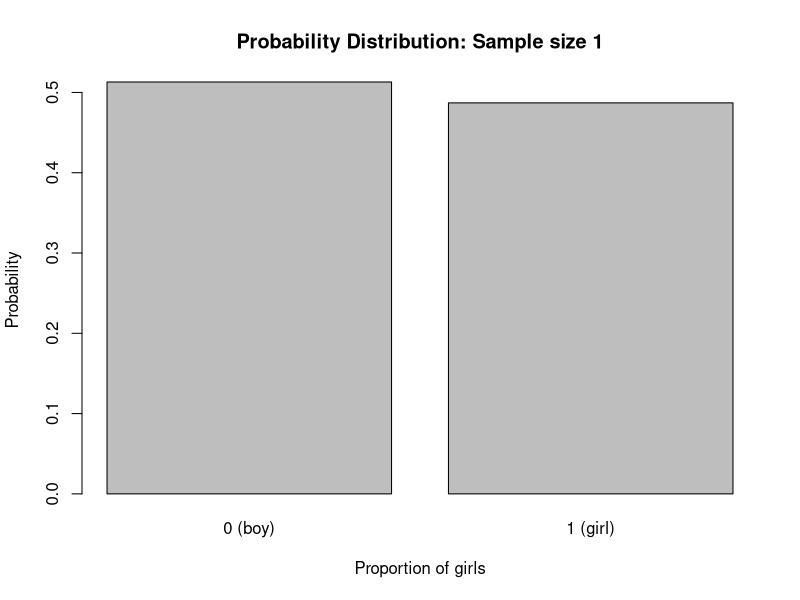
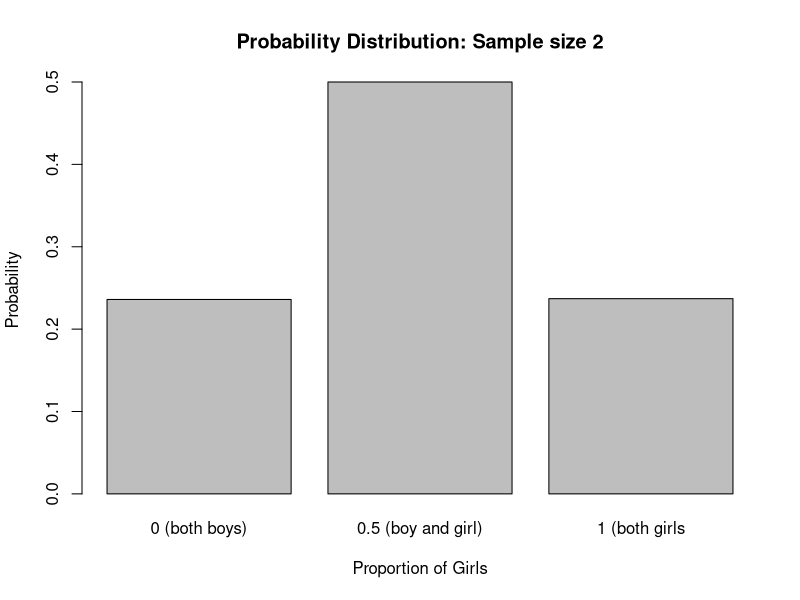
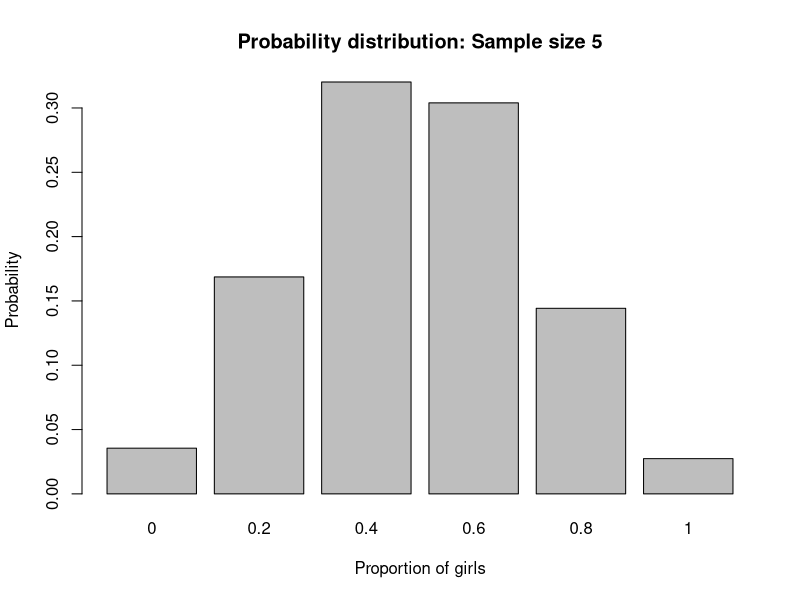
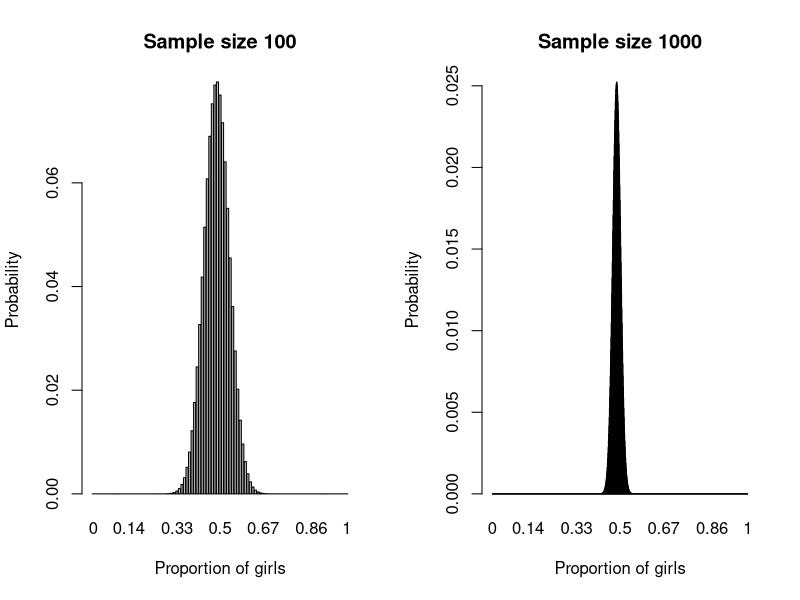
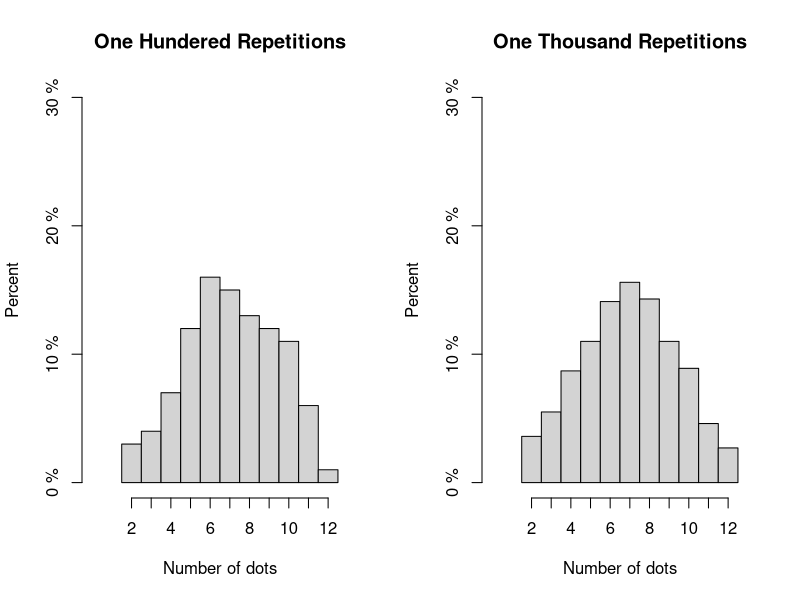
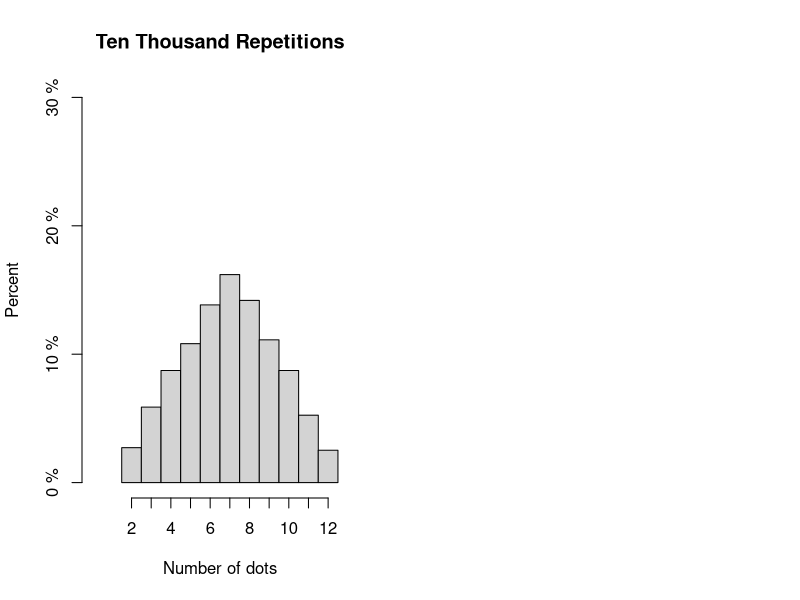
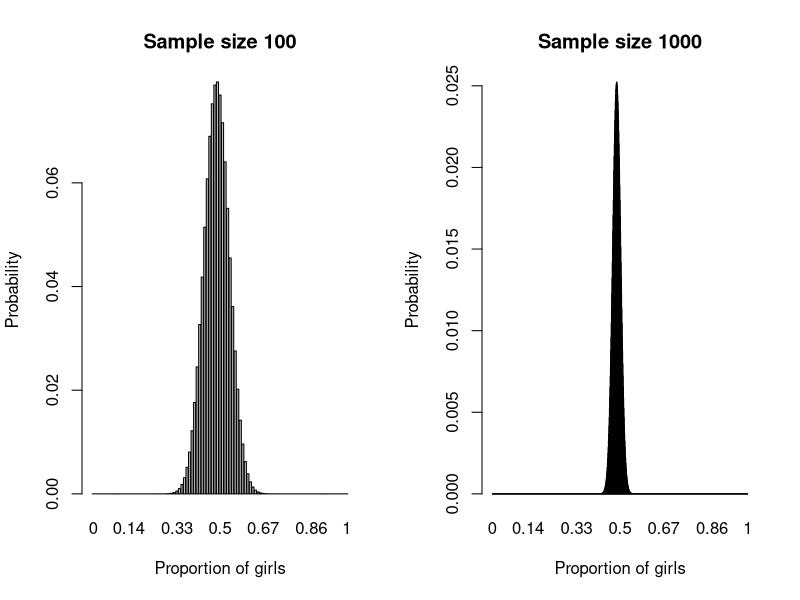
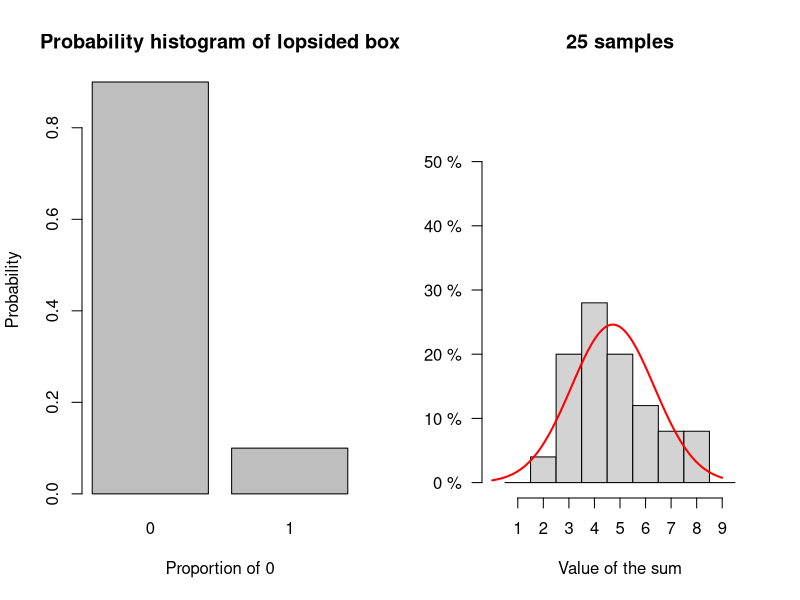

The R source for these figures, in order:
## ---- chunk 1
barplot(c(0.513, 0.487), names.arg = c("0 (boy)", "1 (girl)"), 
        main = "Probability Distribution: Sample size 1",
        xlab = "Proportion of girls",
        ylab = "Probability")
## ---- chunk 2
barplot(c(0.236, 0.5, 0.237), names.arg = c("0 (both boys)", "0.5 (boy and girl)", "1 (both girls"),
        main = "Probability Distribution: Sample size 2",
        xlab = "Proportion of Girls",
        ylab = "Probability")
## ---- chunk 3
#| code-fold: false
factorial(4)
## ---- chunk 4
#| code-fold: false

barplot(dbinom(seq(0,5, by = 1), 5, 0.487), 
        names.arg = as.character(seq(0,5, by = 1)/5),
        main = "Probability distribution: Sample size 5",
        xlab = "Proportion of girls",
        ylab = "Probability")

## ---- chunk 5
#| code-fold: false
dbinom(2,5,0.487)

## ---- chunk 6
par(mfrow = c(1,2))

barplot(dbinom(seq(0,100, by = 1), 100, 0.487), names.arg = as.character(seq(0,100, by = 1)/100),
        main = "Sample size 100",
        xlab = "Proportion of girls",
        ylab = "Probability")

barplot(dbinom(seq(0,1000, by = 1), 1000, 0.487), names.arg = as.character(seq(0,1000, by = 1)/1000),
        main = "Sample size 1000",
        xlab = "Proportion of girls",
        ylab = "Probability")
## ---- chunk 7
#| code-fold: false

box <- c(0,2,3,4, 6)

draws <- sample(box, size = 100, replace = TRUE)
## ---- chunk 8
#| code-fold: false

sum(draws)
## ---- chunk 9
#| code-fold: false
box <- c(0,2,3,4,6)
## ---- chunk 10
#| code-fold: false
mean(box)
## ---- chunk 11
#| code-fold: false

sqrt( ((0-3)^2 + (2-3)^2+ (3-3)^2 + (4-3)^2 + (6-3)^2)/5)
## ---- chunk 12


res <- split(draws, ceiling(seq_along(draws)/5))

df <- as.data.frame(do.call(rbind, res))
names(df) <- c("Element 1", "Element 2", "Element 3", "Element 4", "Element 5")
rownames(df) <- NULL
knitr::kable(df[ , c("Element 1", "Element 2", "Element 3", "Element 4", "Element 5")])
## ---- chunk 13
repetitions <- vector("list", 100)

for(i in seq_along(1:100)){
  
  
  repetitions[[i]] <- sum(sample(box, 100, replace = TRUE))
  
}

# perpeare a table

out <- split(repetitions, ceiling(seq_along(repetitions)/20))
aux <- lapply(out, unlist) |> as.data.frame()

df <- data.frame(Round = 1:20, Sum = aux[,1], Round = 21:40, Sum = aux[, 2], Round = 41:60, Sum = aux[, 3], Round = 61:80, Sum = aux[, 4], Round = 81:100, Sum = aux[,5])

knitr::kable(df, col.names = c("Round", "Sum", 
                               "Round", "Sum", 
                               "Round", "Sum", 
                               "Round", "Sum",
                               "Round", "Sum")
             )
## ---- chunk 14
#| code-fold: false
x <- mean(unlist(repetitions) <= (300 + 20*2.5) & 
     unlist(repetitions) >= (300 - 20*2.5))
## ---- chunk 15
#| code-fold: false

box <- c(0,2,3,4,6)
## ---- chunk 16
#| code-fold: false

pnorm(1.5) - pnorm(-1.5)
## ---- chunk 17
#| code-fold: false

y <- mean(unlist(repetitions) <= (300 + 30) & 
     unlist(repetitions) >= (300 - 30))
## ---- chunk 18
#| code-fold: false

pnorm(330, mean = 300, sd = 20) - pnorm(270, mean = 300, sd = 20)
## ---- chunk 19
#| code-fold: false

box <- c("girl", "boy")
outcome <- sample(box, 1000, replace = T, prob = c(0.487, 0.513))

## ---- chunk 20
#| code-fold: false

(1-0)*sqrt(mean(outcome == "girl")*mean(outcome == "boy"))
## ---- chunk 21
mean(outcome == "girl")
sqrt(1000)*sqrt( mean(outcome == "girl")*(mean(outcome == "boy")))
## ---- chunk 22
#| code-fold: false

sum(dbinom(0:500, size = 1000, prob = 0.487)) - 
sum(dbinom(0:400, size = 1000, prob = 0.487))
## ---- chunk 23
#| code-fold: false

pnorm(0.82) - pnorm(-5.5)
## ---- chunk 24

craps <- function(){
  # construct a die
  die <- 1:6
  # roll twice
  out <- sample(die, 2, replace = T)
  # sum the outcome of the rolls
  sum(out)
}

crap_sim <- replicate(100, craps())
#hist(crap_sim, breaks = seq(1.5, 12.5, by = 1), freq = F, plot = F)

h100 <- hist(crap_sim, breaks = seq(1.5, 12.5, by = 1), plot = F)

h100$counts <- h100$counts/sum(h100$counts)

plot(h100,
     xlab = "Number of dots",
     ylab = "Percent",
     main = "One Hundered Repetitions",
     axes = F,
     xlim = c(0,13),
     ylim = c(0,0.3))

# add labels below each column
axis(1, at = 2:12, labels = 2:12)
axis(2, at =c(0,0.1, 0.2, 0.3), labels = c("0 %","10 %", "20 %", "30 %"))


## ---- chunk 25
crap_sim <- replicate(1000, craps())
#hist(crap_sim, breaks = seq(1.5, 12.5, by = 1), freq = F, plot = F)

h1000 <- hist(crap_sim, breaks = seq(1.5, 12.5, by = 1), plot = F)

h1000$counts <- h1000$counts/sum(h1000$counts)

plot(h1000,
     xlab = "Number of dots",
     ylab = "Percent",
     main = "One Thousand Repetitions",
     axes = F,
     xlim = c(0,13),
     ylim = c(0,0.3))

# add labels below each column
axis(1, at = 2:12, labels = 2:12)
axis(2, at =c(0,0.1, 0.2, 0.3), labels = c("0 %","10 %", "20 %", "30 %"))
## ---- chunk 26
crap_sim <- replicate(10000, craps())
#hist(crap_sim, breaks = seq(1.5, 12.5, by = 1), freq = F, plot = F)

h10000 <- hist(crap_sim, breaks = seq(1.5, 12.5, by = 1), plot = F)

h10000$counts <- h10000$counts/sum(h10000$counts)

plot(h10000,
     xlab = "Number of dots",
     ylab = "Percent",
     main = "Ten Thousand Repetitions",
     axes = F,
     xlim = c(0,13),
     ylim = c(0,0.3))

# add labels below each column
axis(1, at = 2:12, labels = 2:12)
axis(2, at =c(0,0.1, 0.2, 0.3), labels = c("0 %","10 %", "20 %", "30 %"))
## ---- chunk 27
par(mfrow = c(1,2))

barplot(dbinom(seq(0,100, by = 1), 100, 0.487), names.arg = as.character(seq(0,100, by = 1)/100),
        main = "Sample size 100",
        xlab = "Proportion of girls",
        ylab = "Probability")

barplot(dbinom(seq(0,1000, by = 1), 1000, 0.487), names.arg = as.character(seq(0,1000, by = 1)/1000),
        main = "Sample size 1000",
        xlab = "Proportion of girls",
        ylab = "Probability")
## ---- chunk 28
#| code-fold: false

skew_box <- c(0,0,0,0,0,0,0,0,1)
## ---- chunk 29
barplot(c(0.9, 0.1), names.arg = c("0", "1"), 
        main = "Probability histogram of lopsided box",
        xlab = "Proportion of 0",
        ylab = "Probability")
## ---- chunk 30
appr_1 <- function(){
  sample(skew_box, 9 , replace = TRUE, prob = c(rep(0.1,8), 0.9)) |> sum()
}

out_1 <- replicate(25, appr_1())

h25 <- hist(out_1, breaks = seq(0.5, 9.5, by = 1), plot = F)

h25$counts <- h25$counts/sum(h25$counts)

plot(h25,
     xlab = "Value of the sum",
     ylab = " ",
     main = "25 samples",
     axes = F,
     xlim = c(0,10),
     ylim = c(0,0.6)
)

# add labels below each column
axis(1, at = 1:9, labels = 1:9)
axis(2, at =c(0,0.1, 0.2, 0.3, 0.4, 0.5), labels = c("0 %","10 %", "20 %", "30 %", "40 %", "50 %"), las = 1)

data <- out_1

x_values <- seq(0, 9, length = 100)
y_values <- dnorm(x_values, mean = mean(data), sd = sd(data)) 
y_values <- y_values * diff(h25$mids[1:2])  

#overlay normal curve on histogram
lines(x_values, y_values, lwd = 2, col = "red")
## ---- chunk 31

out_2 <- replicate(1000, appr_1())

h1000 <- hist(out_1, breaks = seq(0.5, 9.5, by = 1), plot = F)

h1000$counts <- h1000$counts/sum(h1000$counts)

plot(h1000,
     xlab = "Value of the sum",
     ylab = " ",
     main = "500 samples",
     axes = F,
     xlim = c(0,10),
     ylim = c(0,0.6)
)

# add labels below each column
axis(1, at = 1:9, labels = 1:9)
axis(2, at =c(0,0.1, 0.2, 0.3, 0.4, 0.5), labels = c("0 %","10 %", "20 %", "30 %", "40 %", "50 %"), las = 1)

data <- out_2

x_values <- seq(0, 9, length = 100)
y_values <- dnorm(x_values, mean = mean(data), sd = sd(data)) 
y_values <- y_values * diff(h1000$mids[1:2])  

#overlay normal curve on histogram
lines(x_values, y_values, lwd = 2, col = "red")
## ---- chunk 32
# x-axis grid

set.seed(45)

x <- rbinom(1000, 1000, 0.487)
x2 <- seq(0,1000, by = 1)

# normal curve

fun <- dnorm(x2, mean = mean(x), sd = sd(x))

# Histogram
h <- hist(x, breaks = 100,
     plot = F)

# par(mar = c(5, 4, 4, 8) + 0.3)  
# 
plot(h, col = "white",
     freq = FALSE,
     xlab = " ",
     ylab = "Percent per girl",
     ylim = c(0, max(fun)),
     main = "Histogram of number of girls",
     xaxt = "n",
     yaxt = "n"
     )

# overlay normal curve

par(new = TRUE)

lines(x2, fun, col = 2, lwd = 2)
 axis(side = 4, at = c(0,0.005,0.01, 0.015, 0.02, 0.025), 
      labels = c(labels = c("0 %", "8 %", "16 %", "24 %", "32 %", "40 %")), 
      ylab = "Percent per standard unit")
 
# adding axis

 axis(1, at = c(440, 460, 480, 500, 520, 540),
      labels = c("440 cm", "460 cm", "480 cm", "500 cm", "520 cm", "540 cm"))

 axis(1, at = c(440, 460, 480, 500, 520, 540), 
     labels = as.character(round(c(-2.9746835, -1.7088608, -0.4430380,  0.8227848,  2.0886076,  3.3544304), 2)), line = 2.5)
 
axis(2, at = c(0,0.005,0.01, 0.015, 0.02, 0.025), 
      labels = c(labels = c("0 %", "0.5 %", "1 %", "1.5%", "2 %", "2.5 %")), 
      ylab = "Percent per girl")

abline(v = 487, col = 4)

## ---- chunk 33
#| code-fold: false

pnorm(-0.25) - pnorm(0.32)
